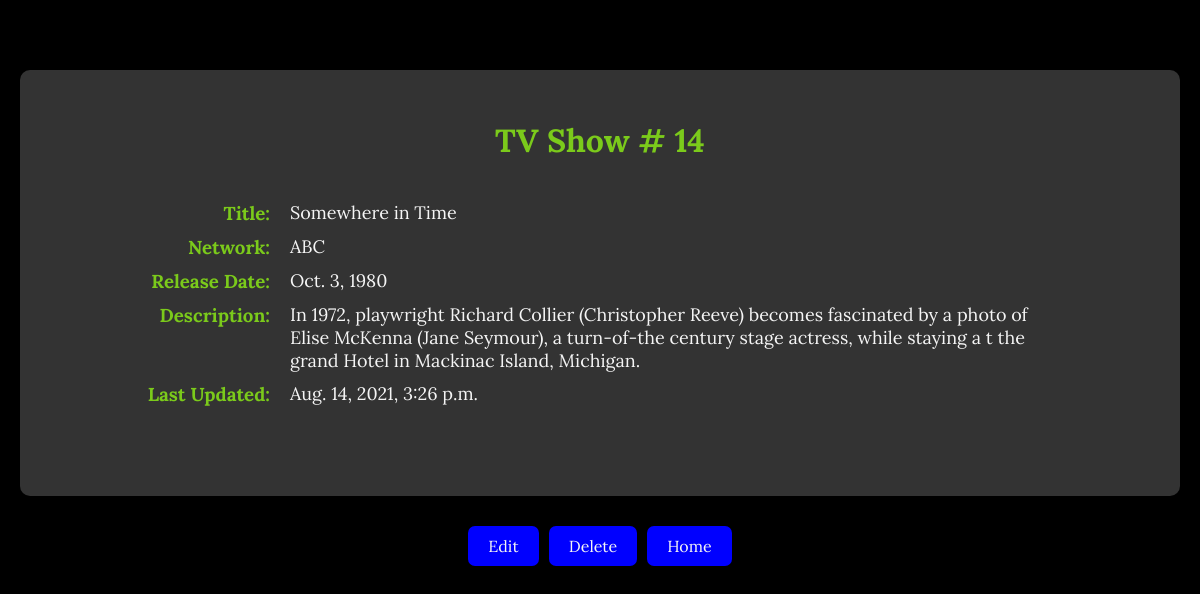
Page /shows/14/show on the earlier database version.
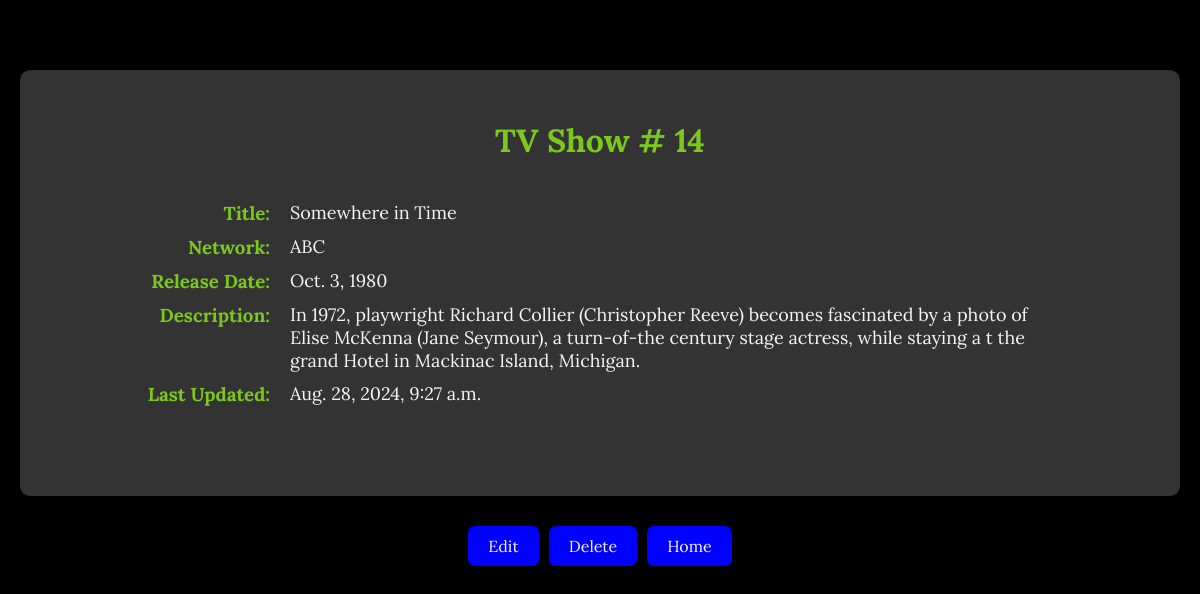
Same page on the later database version.
### semi_restful_validated_app/models.py (models this page shows, shortened)
class Show(models.Model):
    title = models.CharField(max_length=255)
    network = models.CharField(max_length=255)
    release_date = models.DateField()
    description = models.CharField(max_length=255)
    objects = ShowManager()
    created_at = models.DateTimeField(auto_now_add=True)
    updated_at = models.DateTimeField(auto_now=True)

### semi_restful_validated_app/views.py (the view)
# urls.py: path('shows/<int:show_id>/show', views.show, name='show'),  # Display specific show details
def show(request, show_id):
    one_show = Show.objects.get(id=show_id)
    context = {
        'show': one_show
    }
    return render(request, 'tv_show.html', context)

### semi_restful_validated_app/templates/tv_show.html (shortened to what this page needs)
<!DOCTYPE html>
<html lang="en">
<head>
    {% load static %}
    <link rel="stylesheet" href="{% static 'css/tvShow.css' %}">
</head>
<body>
    <div class="container">
        <div class="main">
                <h1>TV Show # {{show.id}}</h1>
                <div class="content">
                    <div>
                        <h3>Title:</h3>
                        <p>{{ show.title }}</p>
                    </div>
                    <div>
                        <h3>Network:</h3>
                        <p>{{ show.network }}</p>
                    </div>
                    <div>
                        <h3>Release Date:</h3>
                        <p>{{ show.release_date }}</p>
                    </div>
                    <div>
                        <h3>Description:</h3>
                        <p>{{ show.description }}</p>
                    </div>
                    <div>
                        <h3>Last Updated:</h3>
                        <p>{{ show.updated_at }}</p>
                    </div>
                </div>
        </div>
        <div class="button-wrapper">
            <a href="{% url 'edit' show.id %}">
                <button class="btn" type="button">Edit</button>
            </a>
            <form method="POST" id="delete_btn" action="{% url 'delete' show.id %}">
                <button type="submit" class="btn"
                    onclick="return confirm('Are you sure you want to delete this show?');">Delete</button>
            </form>
            <button class="btn" type="button" onclick="window.location.href='{% url 'index' %}'">Home</button>
        </div>
    </div>
</body>
</html>

Differences in the rows shown:
changed Show "Somewhere in Time": updated_at "Aug. 14, 2021, 3:26 p.m." → "Aug. 28, 2024, 9:27 a.m."
